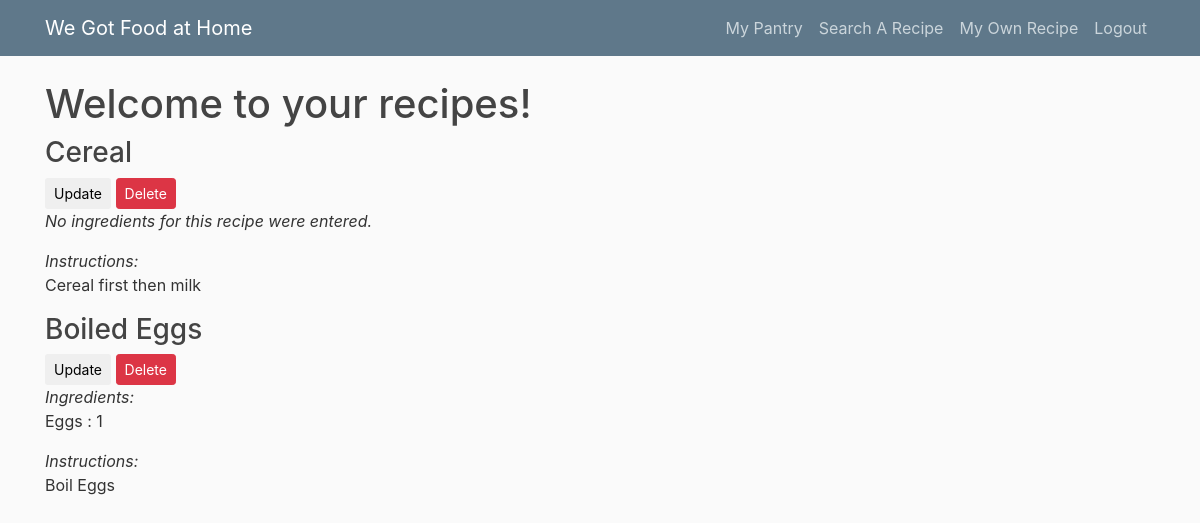
The app's page /search_recipe (signed in), older data.
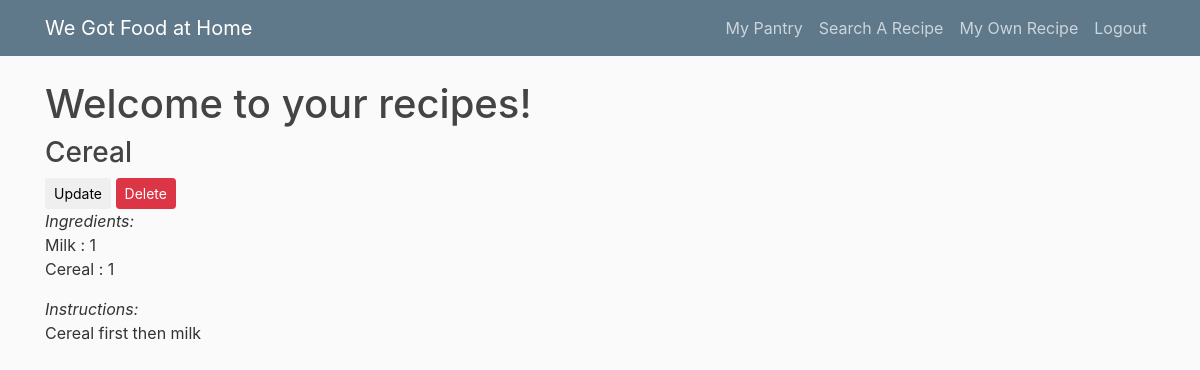
The same page, newer data.
### wdwh/models.py (models this page shows, shortened)
class Recipe(db.Model):
    id = db.Column(db.Integer, primary_key=True)
    name = db.Column(db.String(120), nullable=False)
    instructions = db.Column(db.Text)
    ingredients = db.relationship('Ingredient', backref='recipe', lazy=True)
    user_id = db.Column(db.Integer, db.ForeignKey('user.id'))

class Ingredient(db.Model):
    id = db.Column(db.Integer, primary_key=True)
    name = db.Column(db.String(100), nullable=False)
    qty = db.Column(db.Integer, nullable=False)
    exp_date = db.Column(db.DateTime)
    user_id = db.Column(db.Integer, db.ForeignKey('user.id'))
    recipe_id = db.Column(db.Integer, db.ForeignKey('recipe.id'))

### wdwh/routes.py (the view)
@app.route("/search_recipe", methods=["GET", "POST"])
@login_required
def search_recipe():
    search_form = SearchRecipeForm()
    if search_form.validate_on_submit():
        recipe_name = search_form.query.data
    all_recipes = Recipe.query.filter_by(user_id=current_user.id).all()
    return render_template("search_recipe.html", title="Search Recipe",
                form=search_form, recipes=all_recipes, Ingredient=Ingredient)

### wdwh/models.py (called while the page is built)
@login_manager.user_loader
def load_user(user_id):
    return User.query.get(int(user_id))

### wdwh/templates/search_recipe.html
{% extends "layout.html" %}
{% block content %}
    <h1>Welcome to your recipes!</h1>
    {% if recipes %}
        {% for recipe in recipes%}
            <h3>{{recipe.name}}</h3>
            <a href="{{ url_for('update_recipe',recipe_id=recipe.id) }}">
                <button class="btn btn-sm">Update</button></a>
            <a href="{{ url_for('delete_recipe',recipe_id=recipe.id) }}">
                <button class="btn btn-danger btn-sm">Delete</button></a>
            {% if Ingredient.query.filter_by(recipe_id=recipe.id).all()%}
                <p><i>Ingredients:</i>
                {% for ingr in Ingredient.query.filter_by(recipe_id=recipe.id).all() %}
                <br>{{ingr.name}} : {{ingr.qty}}
                {% endfor %}
                </p>
            {% else %}
                <p><i>No ingredients for this recipe were entered.</i></p>
            {% endif %}
            <p><i>Instructions:</i><br>
            {{recipe.instructions}}</p>
        {% endfor %}
    {% else %}
        You currently have no recipes added. Try adding some!
    {% endif %}
{% endblock content %}

### wdwh/templates/layout.html (shortened to what this page needs)
<!DOCTYPE html>
<html>
<head>
    <link rel="stylesheet" href="https://maxcdn.bootstrapcdn.com/bootstrap/4.0.0/css/bootstrap.min.css">
    <link rel="stylesheet" type="text/css" href="{{ url_for('static', filename='main.css') }}">
</head>
<body>
    <header class="site-header">
      <nav class="navbar navbar-expand-md navbar-dark bg-steel fixed-top">
        <div class="container">
          <a class="navbar-brand mr-4" href="/">We Got Food at Home</a>
          <div class="collapse navbar-collapse" id="navbarToggle">
            <div class="navbar-nav">
              {% if current_user.is_authenticated %}
                <a class="nav-item nav-link" href="{{ url_for('my_pantry') }}">My Pantry</a>
                <a class="nav-item nav-link" href="{{ url_for('search_recipe') }}">Search A Recipe</a>
                <a class="nav-item nav-link" href="{{ url_for('enter_recipe') }}">My Own Recipe</a>
                <a class="nav-item nav-link" href="{{ url_for('logout') }}">Logout</a>
              {% else %}
                <a class="nav-item nav-link" href="{{ url_for('login') }}">Login</a>
                <a class="nav-item nav-link" href="{{ url_for('register') }}">Register</a>
              {% endif %}
            </div>
          </div>
        </div>
      </nav>
    </header>
    <main role="main" class="container">
      <div class="row">
        <div class="col-md-8">
          {% block content %}{% endblock %}
        </div>
        <div class="col-md-4">
        </div>
      </div>
    </main>
</body>
</html>

### wdwh/static/main.css (style rules this page uses)
body { background: #fafafa; color: #333333; margin-top: 5rem; }
h1, h2, h3, h4, h5, h6 { color: #444444; }
.bg-steel { background-color: #5f788a; }
.site-header .navbar-nav .nav-link { color: #cbd5db; }

Row changes from the older to the newer data that the page shows:
removed Recipe: name "Boiled Eggs", instructions "Boil Eggs"
removed Ingredient: name "Eggs", qty "1", shown under "Boiled Eggs"
computed for Recipe "Cereal": text "No ingredients for this recipe were entered." → "Ingredients:"
added Ingredient: name "Milk", qty "1"
added Ingredient: name "Cereal", qty "1"
